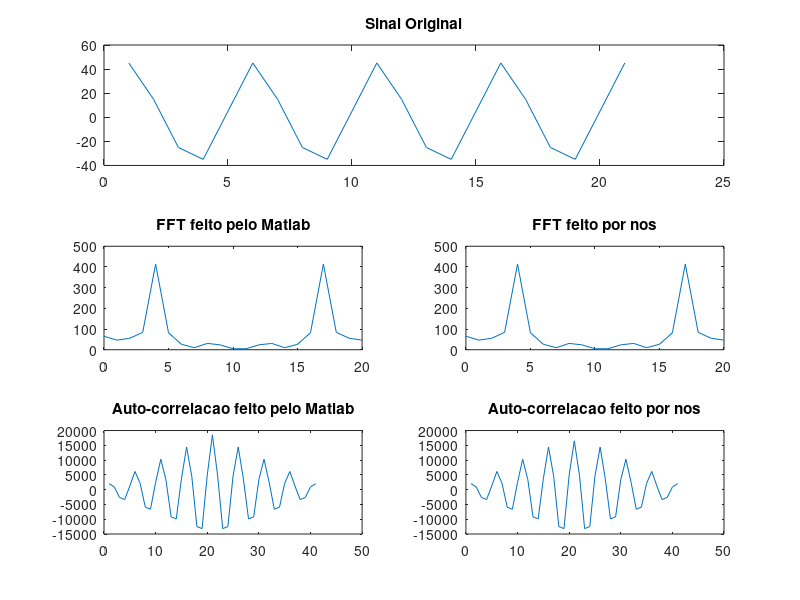

Reproduce this figure in MATLAB.
clear all;
clc;

%% Dados do sinal
A = [45.070143 14.929857 -25.070143 -34.929857 5.070143 45.070143];
B = [A 14.929857 -25.070143 -34.929857 5.070143 45.070143 14.929857];
C = [B -25.070143 -34.929857 5.070143 45.070143 14.929857 -25.070143];
Sinal = [C -34.929857 5.070143 45.070143];

%% Sinal original
subplot(3,2,1:2);
plot(Sinal);
title('Sinal Original');

%% FFT
X = fft(Sinal);
[linha,coluna] = size(X)
nVal = 0:coluna-1;
subplot(3,2,3);
plot(nVal,abs(X));
title('FFT feito pelo Matlab');

%% Meus calculos do FFT
k = [65.350714+i*0.000000 46.048967+i*5.667151 53.799917+i*13.311711];
l = [k 78.784404+i*29.384774 370.945714+i*183.528319 -70.547410-i*41.715297];
m = [l -22.723912-i*13.077706 -9.859871-i*0.000271 -4.781172+i*30.176820];
n = [m -0.990411-i*23.565007 -0.116622-i*4.705090 -0.116639+i*4.704421];
o = [n -0.990586+i*23.564114 -4.780480-i*30.177741 -9.859401-i*0.000542];
p = [o -22.723259+i*13.076565 -70.545797+i*41.712832 370.949361-i*183.524143];
my_fft = [p 78.784054-i*29.383594 53.799767-i*13.311042 46.048974-i*5.666649];
subplot(3,2,4);
plot(nVal,abs(my_fft));
title('FFT feito por nos');

%% Auto correlação
Rxx = xcorr(Sinal);
subplot(3,2,5);
plot(Rxx);
title('Auto-correlacao feito pelo Matlab');

%% Meus calculos da autocorrelação
a = [2031.317772 901.402856 -2628.512060 -3352.815552 1225.706348];
b = [a 6159.849512 2127.109204 -5905.631104 -6629.934596 2451.412696];
c = [b 10288.381252 3352.815552 -9182.750148 -9907.053640 3677.119044];
d = [c 14416.912992 4578.521900 -12459.869192 -13184.172684 4902.825392];
e = [d 16514.126960 4902.825392 -13184.172684 -12459.869192 4578.521900];
f = [e 14416.912992 3677.119044 -9907.053640 -9182.750148 3352.815552];
g = [f 10288.381252 2451.412696 -6629.934596 -5905.631104 2127.109204];
h = [g 6159.849512 1225.706348 -3352.815552 -2628.512060 901.402856];
my_corr = [h 2031.317772];

subplot(3,2,6);
plot(my_corr);
title('Auto-correlacao feito por nos');